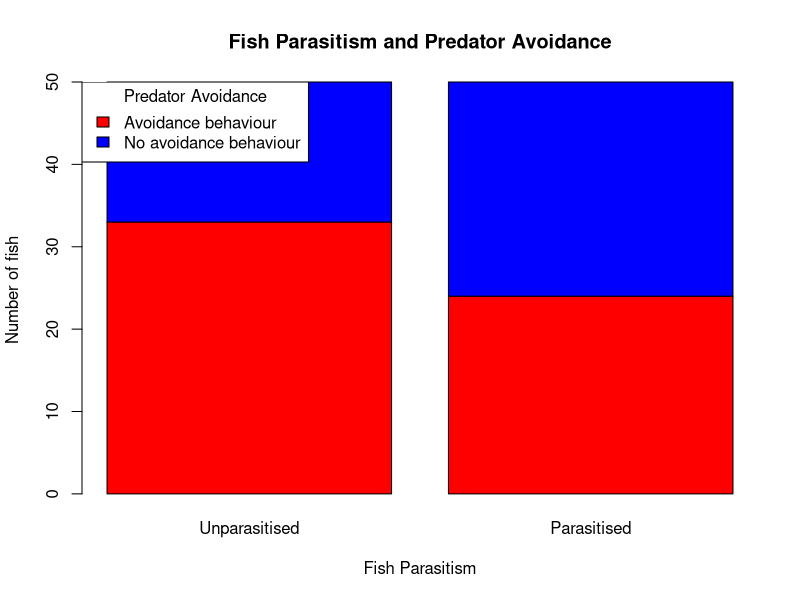

R code for this plot:
# Declaration of variables with raw data
rawData <- c(33, 24, 17, 26)
avoidanceRawData <- c("Avoidance behaviour", "No avoidance behaviour")
parasitedRawData <- c("Unparasitised", "Parasitised")

# Creation of 2*2 matrix using rownames() and colnames()
matrixAvoidanceBehaviourRates <- matrix(rawData, ncol=2, nrow=2, byrow="TRUE")
rownames(matrixAvoidanceBehaviourRates) <- avoidanceRawData
colnames(matrixAvoidanceBehaviourRates) <- parasitedRawData

# Draw a barplot using barplot() include a legend with legend()
barplot(matrixAvoidanceBehaviourRates,
main = "Fish Parasitism and Predator Avoidance",
xlab = "Fish Parasitism",
ylab = "Number of fish",
col = c("red","blue")
)

legend('topleft',
legend = avoidanceRawData,
title = "Predator Avoidance",
fill = c("red","blue"),
bg = c("white")
)

# Carry out a chi square test for independence of data using chisq.test()
chisq <- chisq.test(matrixAvoidanceBehaviourRates)

chisq
# Pearson's Chi-squared test with Yates' continuity correction executed
# RESULT => X-squared = 2.6112, df = 1, p-value = 0.1061
# What is a null hypothesis? 
# What are the assumptions behind a chi square test? Do your data meet them?
# What does the statistical test tell you?